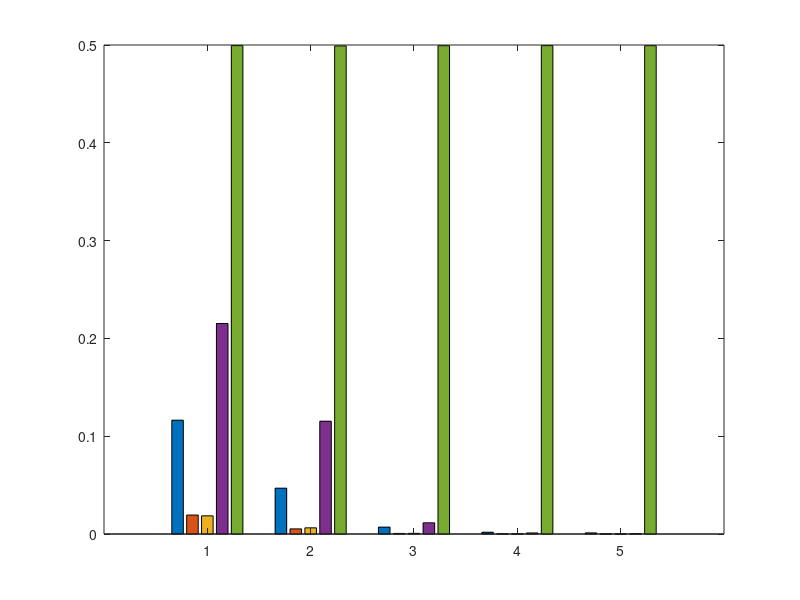

The MATLAB source for this figure: (Note: this script raises an error after producing the figure.)
clc;
clear;
close all;
addpath(genpath(pwd));
rng(1993); % For repeatable results

%% BER record
FreeCollision_threeTags_Tag1 = [0.0959303030303030;0.0386909090909091;0.00588939393939394;0.00109393939393939;0.000792424242424242];
FreeCollision_threeTags_Tag2 = [0.107446969696970;0.0428469696969697;0.00566666666666667;0.00174848484848485;0.00104696969696970];
FreeCollision_threeTags_Tag3 = [0.145737878787879;0.0590606060606061;0.00956060606060606;0.00257424242424242;0.00157575757575758];

MultiRider_threeTags_Tag1 = [0.00115217391304348;0.000100000000000000;0;0;0];
MultiRider_threeTags_Tag2 = [0.0184717391304348;0.00608695652173913;0.000643478260869565;8.04347826086957e-05;3.26086956521739e-05];
MultiRider_threeTags_Tag3 = [0.0361304347826087;0.0127347826086957;0.00133478260869565;0.000184782608695652;5.86956521739130e-05];

Mecha_threeTags_Tag1 = [0.0193717391304348;0.00554782608695652;0.000732608695652174;0.000173913043478261;6.52173913043478e-05];
Mecha_threeTags_Tag2 = [0.0198413043478261;0.00590434782608696;0.000693478260869565;0.000141304347826087;6.52173913043478e-05];
Mecha_threeTags_Tag3 = [0.0189152173913043;0.00425869565217391;0.000284782608695652;0.000100000000000000;8.26086956521739e-05];

ParaFi_threeTags_Tag1 = [0.215773913043478;0.116173913043478;0.0114260869565217;0.00116304347826087;0.000241304347826087];
ParaFi_threeTags_Tag2 = [0.214241304347826;0.115023913043478;0.0121565217391304;0.00130000000000000;0.000250000000000000];
ParaFi_threeTags_Tag3 = [0.215723913043478;0.114828260869565;0.0107760869565217;0.000776086956521739;0.000150000000000000];

ConcurScatter_threeTags_Tag1 = [0.498973684210526;0.499111842105263;0.499539473684211;0.499876315789474;0.499828947368421];
ConcurScatter_threeTags_Tag2 = [0.499486842105263;0.498951315789474;0.498798684210526;0.499102631578947;0.499086842105263];
ConcurScatter_threeTags_Tag3 = [0.499747368421053;0.499136842105263;0.499497368421053;0.499125000000000;0.498959210526316];


FreeCollision_threeTags = (FreeCollision_threeTags_Tag1 + FreeCollision_threeTags_Tag2 + FreeCollision_threeTags_Tag3)./3;
MultiRider_threeTags = (MultiRider_threeTags_Tag1 + MultiRider_threeTags_Tag2 + MultiRider_threeTags_Tag3)./3;
Mecha_threeTags = (Mecha_threeTags_Tag1 + Mecha_threeTags_Tag2 + Mecha_threeTags_Tag3)./3;
ParaFi_threeTags = (ParaFi_threeTags_Tag1 + ParaFi_threeTags_Tag2 + ParaFi_threeTags_Tag3)./3;
ConcurScatter_threeTags = (ConcurScatter_threeTags_Tag1 + ConcurScatter_threeTags_Tag2 + ConcurScatter_threeTags_Tag3)./3;



%% BER plot
vals_BER = [FreeCollision_threeTags,Mecha_threeTags,MultiRider_threeTags,ParaFi_threeTags,ConcurScatter_threeTags];

x = 1:1:5;
%%%** plot BER **%%%
figure(1)
set(gcf,'unit','centimeters','position',[3 5 19.5 7]); 
b1 = bar(x,vals_BER);
b1(1).FaceColor = [69/255 123/255 157/255];
b1(2).FaceColor = [202/255 55/255 83/255];
b1(3).FaceColor =  [128/255 128/255 128/255];
b1(4).FaceColor = [153 153 204]./255; 
b1(5).FaceColor = [132/255 165/255 157/255]; 
ax1 = gca;
ax1.FontSize = 14;
ax1.FontName = 'Times New Roman';
ax1.YLim = [4e-6 1e0];
ax1.YTick = [1e-6,1e-4,1e-2,1e0];
ax1.YScale = 'log';
ax1.XTickLabel = {'0','5','15','25','35'};
grid on
ylabel('BER','FontSize',14,'FontName','Times New Roman');
xlabel('Backscattered signal SNR (dB)','FontSize',14,'FontName','Times New Roman');

lgd = legend('FreeCollision','Mecha','MultiRider','ParaFi','ConcurScatter',...
    'FontSize',12,'FontName','Times New Roman','NumColumns',5,'Interpreter','latex');
lgd.Location = 'northoutside'; 


